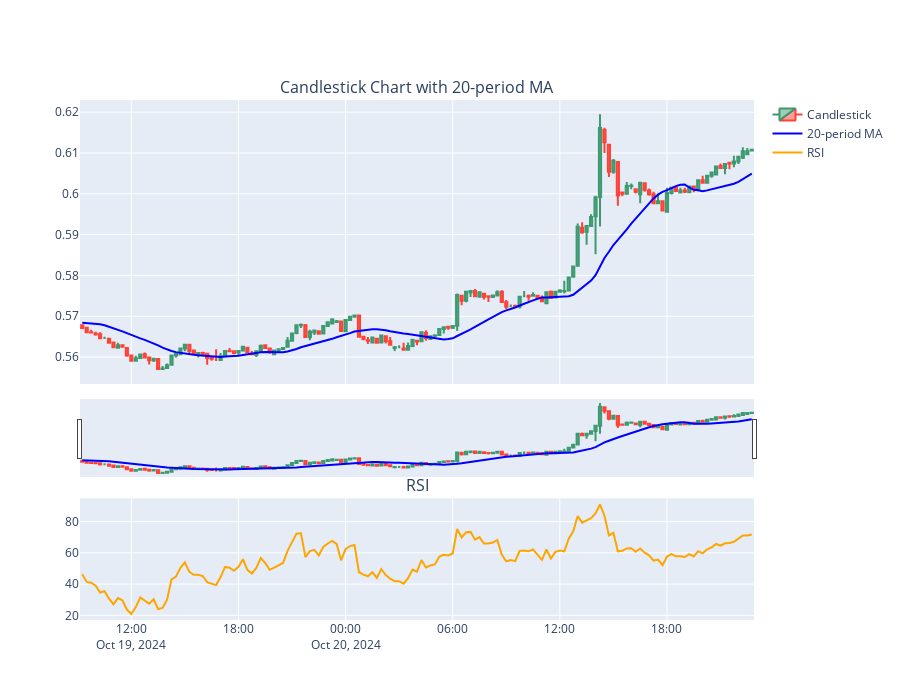

Source (notebook cell):
### Code cell
import plotly.graph_objects as go
import plotly.subplots as sp
import pandas as pd
from datetime import datetime

fig = sp.make_subplots(rows=2, cols=1, shared_xaxes=True, 
                       row_heights=[0.7, 0.3], vertical_spacing=0.22,
                       subplot_titles=("Candlestick Chart with 20-period MA", "RSI"))

fig.add_trace(go.Candlestick(x=live_prices['timestamp'],
                             open=live_prices['open'],
                             high=live_prices['high'],
                             low=live_prices['low'],
                             close=live_prices['close'],
                             name='Candlestick'), row=1, col=1)

fig.add_trace(go.Scatter(x=live_prices['timestamp'], y=live_prices['MA20'],
                         mode='lines', line=dict(color='blue', width=2),
                         name='20-period MA'), row=1, col=1)

fig.add_trace(go.Scatter(x=live_prices['timestamp'], y=live_prices['RSI'],
                         mode='lines', line=dict(color='orange', width=2),
                         name='RSI'), row=2, col=1)

fig.update_layout(
    width=900,
    height=700)
fig.show()

### Figure 1 — Plotly figure (JSON) as saved in the notebook; plotly's stock layout.template omitted (floating-point values rounded to 4 significant figures; data arrays with more than 128 entries replaced by an {"elided": "..."} marker saying what was removed)
{"data": [{"close": {"elided": "151 float values"}, "high": {"elided": "151 float values"}, "low": {"elided": "151 float values"}, "name": "Candlestick", "open": {"elided": "151 float values"}, "type": "candlestick", "x": {"elided": "151 str values"}, "xaxis": "x", "yaxis": "y"}, {"line": {"color": "blue", "width": 2}, "mode": "lines", "name": "20-period MA", "type": "scatter", "x": {"elided": "151 str values"}, "xaxis": "x", "y": {"elided": "151 float values"}, "yaxis": "y"}, {"line": {"color": "orange", "width": 2}, "mode": "lines", "name": "RSI", "type": "scatter", "x": {"elided": "151 str values"}, "xaxis": "x2", "y": {"elided": "151 float values"}, "yaxis": "y2"}], "layout": {"annotations": [{"font": {"size": 16}, "showarrow": false, "text": "Candlestick Chart with 20-period MA", "x": 0.5, "xanchor": "center", "xref": "paper", "y": 1.0, "yanchor": "bottom", "yref": "paper"}, {"font": {"size": 16}, "showarrow": false, "text": "RSI", "x": 0.5, "xanchor": "center", "xref": "paper", "y": 0.234, "yanchor": "bottom", "yref": "paper"}], "height": 700, "width": 900, "xaxis": {"anchor": "y", "domain": [0, 1], "matches": "x2", "showticklabels": false}, "xaxis2": {"anchor": "y2", "domain": [0, 1]}, "yaxis": {"anchor": "x", "domain": [0.454, 1.0]}, "yaxis2": {"anchor": "x2", "domain": [0, 0.234]}}}
